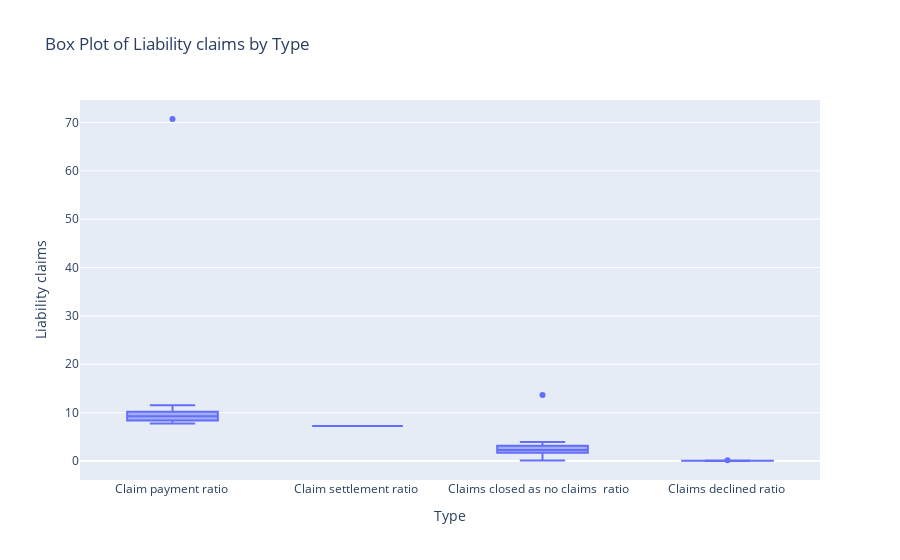

This figure's notebook cell:
### Code cell
import plotly.express as px
import pandas as pd

# Create a box plot
fig = px.box(
    df_panel, x='Type', y='Liability claims',
    title='Box Plot of Liability claims by Type'
)

# Customize the layout (optional)
fig.update_layout(
    xaxis_title='Type',
    yaxis_title='Liability claims',
)

# Show the plot
fig.show()

### Figure 1 — Plotly figure (JSON) as saved in the notebook; plotly's stock layout.template omitted (floating-point values rounded to 4 significant figures)
{"data": [{"alignmentgroup": "True", "hovertemplate": "Type=%{x}<br>Liability claims=%{y}<extra></extra>", "legendgroup": "", "marker": {"color": "#636efa"}, "name": "", "notched": false, "offsetgroup": "", "orientation": "v", "showlegend": false, "type": "box", "x": ["Claim payment ratio ", "Claim payment ratio ", "Claim payment ratio ", "Claim payment ratio ", "Claim payment ratio ", "Claim payment ratio ", "Claim payment ratio ", "Claim payment ratio ", "Claim payment ratio ", "Claim payment ratio ", "Claim payment ratio ", "Claim payment ratio ", "Claim payment ratio ", "Claim payment ratio ", "Claim settlement ratio ", "Claims closed as no claims  ratio   ", "Claims closed as no claims  ratio   ", "Claims closed as no claims  ratio   ", "Claims closed as no claims  ratio   ", "Claims closed as no claims  ratio   ", "Claims closed as no claims  ratio   ", "Claims closed as no claims  ratio   ", "Claims closed as no claims  ratio   ", "Claims closed as no claims  ratio   ", "Claims closed as no claims  ratio   ", "Claims closed as no claims  ratio   ", "Claims closed as no claims  ratio   ", "Claims closed as no claims  ratio   ", "Claims closed as no claims  ratio   ", "Claims closed as no claims  ratio   ", "Claims declined ratio ", "Claims declined ratio ", "Claims declined ratio ", "Claims declined ratio ", "Claims declined ratio ", "Claims declined ratio ", "Claims declined ratio ", "Claims declined ratio ", "Claims declined ratio ", "Claims declined ratio ", "Claims declined ratio ", "Claims declined ratio ", "Claims declined ratio ", "Claims declined ratio ", "Claims declined ratio "], "x0": " ", "xaxis": "x", "y": [8.191, 9.004, 7.771, 8.168, 10.02, 11.54, 10.85, 70.71, 8.376, 8.417, 9.195, 9.337, 10.19, 9.492, 7.23, 1.664, 13.64, 1.238, 2.213, 3.266, 3.895, 2.368, 0.1184, 1.849, 2.288, 1.912, 3.958, 2.521, 2.818, 1.195, 0.07448, 0.04935, 0.01709, 0.04399, 0.006747, 0.04509, 0.07122, 0.1448, 0.02799, 0.05105, 0.04404, 0.08436, 0.05324, 0.09559, 0.05526], "y0": " ", "yaxis": "y"}], "layout": {"boxmode": "group", "legend": {"tracegroupgap": 0}, "title": {"text": "Box Plot of Liability claims by Type"}, "xaxis": {"anchor": "y", "domain": [0, 1], "title": {"text": "Type"}}, "yaxis": {"anchor": "x", "domain": [0, 1], "title": {"text": "Liability claims"}}}}
